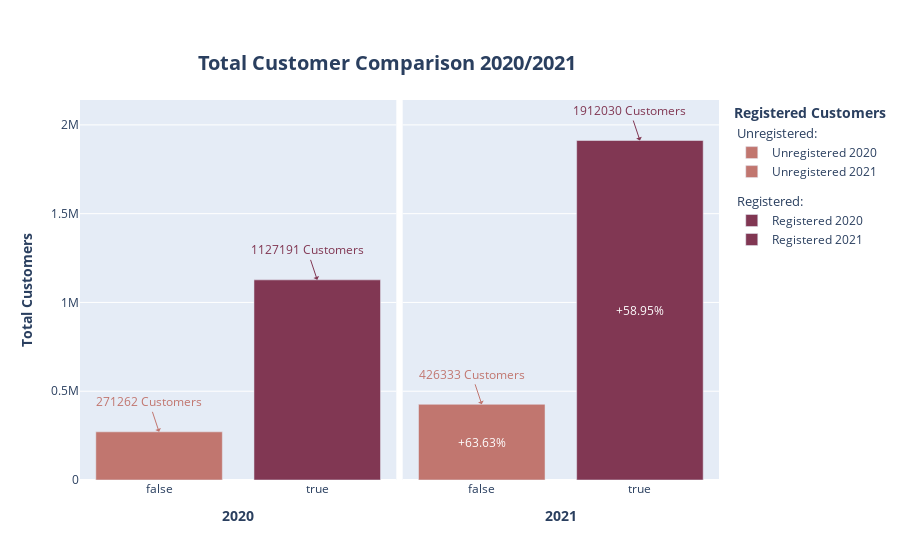

Write notebook code for a chart like this one.
### Code cell
fig_bar = make_subplots(rows= 1, cols= 2, shared_xaxes= True, shared_yaxes= True, horizontal_spacing= 0.01)

fig_bar.add_trace(
 go.Bar(
  x= df_bar_2020.loc[df_bar_2020.registered_customer == False].registered_customer,
  y= df_bar_2020.loc[df_bar_2020.registered_customer == False].total_customers,
  marker= dict(color= px.colors.sequential.Brwnyl[3]),
  name= "Unregistered 2020",
  legendgroup= "1",
  legendgrouptitle_text= "Unregistered:"
 ),
 row= 1,
 col= 1
)

fig_bar.add_trace(
 go.Bar(
  x= df_bar_2020.loc[df_bar_2020.registered_customer == True].registered_customer,
  y= df_bar_2020.loc[df_bar_2020.registered_customer == True].total_customers,
  marker= dict(color= px.colors.sequential.Brwnyl[5]),
  name= "Registered 2020",
  legendgroup= "2",
  legendgrouptitle_text= "Registered:"
 ),
 row= 1,
 col= 1
)

fig_bar.add_trace(
 go.Bar(
  x= df_bar_2021.loc[df_bar_2021.registered_customer == False].registered_customer,
  y= df_bar_2021.loc[df_bar_2021.registered_customer == False].total_customers,
  marker= dict(color= px.colors.sequential.Brwnyl[3]),
  name= "Unregistered 2021",
  legendgroup= "1",
  insidetextanchor= "middle",
  textfont= dict(color="white"),
  text= f"+{((df_bar_2020[df_bar_2020.registered_customer ==False].total_customers / df_bar_2021[df_bar_2021.registered_customer ==False].total_customers)*100).round(2)[0]}%"
 ),
 row= 1,
 col= 2
)

fig_bar.add_trace(
 go.Bar(
  x= df_bar_2021.loc[df_bar_2021.registered_customer == True].registered_customer,
  y= df_bar_2021.loc[df_bar_2021.registered_customer == True].total_customers,
  marker= dict(color= px.colors.sequential.Brwnyl[5]),
  name= "Registered 2021",
  legendgroup= "2",
  insidetextanchor= "middle",
  textfont= dict(color="white"),
  text= f"+{((df_bar_2020[df_bar_2020.registered_customer ==True].total_customers / df_bar_2021[df_bar_2021.registered_customer ==True].total_customers)*100).round(2)[1]}%"
 ),
 row= 1,
 col= 2
)

fig_bar.add_annotation(
 x= "false",
 y= df_bar_2020[df_bar_2020.registered_customer == False].total_customers.max(),
 arrowhead= 1,
 showarrow= True,
 arrowcolor= px.colors.sequential.Brwnyl[3],
 font= dict(size= 12, color= px.colors.sequential.Brwnyl[3]),
 text= f"{df_bar_2020[df_bar_2020.registered_customer == False].total_customers[0]} Customers",
 row= 1, col=1
)

fig_bar.add_annotation(
 x= "true",
 y= df_bar_2020[df_bar_2020.registered_customer == True].total_customers.max(),
 arrowhead= 1,
 showarrow= True,
 arrowcolor= px.colors.sequential.Brwnyl[5],
 font= dict(size= 12, color= px.colors.sequential.Brwnyl[5]),
 text= f"{df_bar_2020[df_bar_2020.registered_customer == True].total_customers[1]} Customers",
 row=1, col=1
)

fig_bar.add_annotation(
 x= "false",
 y= df_bar_2021[df_bar_2021.registered_customer == False].total_customers.max(),
 arrowhead= 1,
 showarrow= True,
 arrowcolor= px.colors.sequential.Brwnyl[3],
 font= dict(size= 12, color= px.colors.sequential.Brwnyl[3]),
 text= f"{df_bar_2021[df_bar_2021.registered_customer == False].total_customers[0]} Customers",
 col= 2, row=1
)

fig_bar.add_annotation(
 x= "true",
 y= df_bar_2021[df_bar_2021.registered_customer == True].total_customers.max(),
 arrowhead= 1,
 showarrow= True,
 arrowcolor= px.colors.sequential.Brwnyl[5],
 font= dict(size= 12, color= px.colors.sequential.Brwnyl[5]),
 text= f"{df_bar_2021[df_bar_2021.registered_customer == True].total_customers[1]} Customers",
 col=2,row= 1
)

fig_bar.update_layout(legend=dict(groupclick="toggleitem"),title= dict(text= "<b>Total Customer Comparison 2020/2021</b>", font_size= 20, xanchor= "center", yanchor= "top", y=0.9, x=0.43), legend_title_text = "<b>Registered Customers</b>",)
fig_bar.update_yaxes(title_text="<b>Total Customers</b>", secondary_y=False, col=1)
fig_bar.update_xaxes(title_text="<b>2020</b>", col= 1)
fig_bar.update_xaxes(title_text="<b>2021</b>", col= 2)
fig_bar.update_layout(uniformtext_minsize=8, uniformtext_mode='hide')
fig_bar.show()

### Figure 1 — Plotly figure (JSON) as saved in the notebook; plotly's stock layout.template omitted (floating-point values rounded to 4 significant figures)
{"data": [{"legendgroup": "1", "legendgrouptitle": {"text": "Unregistered:"}, "marker": {"color": "rgb(193, 118, 111)"}, "name": "Unregistered 2020", "type": "bar", "x": [false], "xaxis": "x", "y": [271262], "yaxis": "y"}, {"legendgroup": "2", "legendgrouptitle": {"text": "Registered:"}, "marker": {"color": "rgb(129, 55, 83)"}, "name": "Registered 2020", "type": "bar", "x": [true], "xaxis": "x", "y": [1127191], "yaxis": "y"}, {"insidetextanchor": "middle", "legendgroup": "1", "marker": {"color": "rgb(193, 118, 111)"}, "name": "Unregistered 2021", "text": "+63.63%", "textfont": {"color": "white"}, "type": "bar", "x": [false], "xaxis": "x2", "y": [426333], "yaxis": "y2"}, {"insidetextanchor": "middle", "legendgroup": "2", "marker": {"color": "rgb(129, 55, 83)"}, "name": "Registered 2021", "text": "+58.95%", "textfont": {"color": "white"}, "type": "bar", "x": [true], "xaxis": "x2", "y": [1912030], "yaxis": "y2"}], "layout": {"annotations": [{"arrowcolor": "rgb(193, 118, 111)", "arrowhead": 1, "font": {"color": "rgb(193, 118, 111)", "size": 12}, "showarrow": true, "text": "271262 Customers", "x": "false", "xref": "x", "y": 271262, "yref": "y"}, {"arrowcolor": "rgb(129, 55, 83)", "arrowhead": 1, "font": {"color": "rgb(129, 55, 83)", "size": 12}, "showarrow": true, "text": "1127191 Customers", "x": "true", "xref": "x", "y": 1127191, "yref": "y"}, {"arrowcolor": "rgb(193, 118, 111)", "arrowhead": 1, "font": {"color": "rgb(193, 118, 111)", "size": 12}, "showarrow": true, "text": "426333 Customers", "x": "false", "xref": "x2", "y": 426333, "yref": "y2"}, {"arrowcolor": "rgb(129, 55, 83)", "arrowhead": 1, "font": {"color": "rgb(129, 55, 83)", "size": 12}, "showarrow": true, "text": "1912030 Customers", "x": "true", "xref": "x2", "y": 1912030, "yref": "y2"}], "legend": {"groupclick": "toggleitem", "title": {"text": "<b>Registered Customers</b>"}}, "title": {"font": {"size": 20}, "text": "<b>Total Customer Comparison 2020/2021</b>", "x": 0.43, "xanchor": "center", "y": 0.9, "yanchor": "top"}, "uniformtext": {"minsize": 8, "mode": "hide"}, "xaxis": {"anchor": "y", "domain": [0, 0.495], "title": {"text": "<b>2020</b>"}}, "xaxis2": {"anchor": "y2", "domain": [0.505, 1], "title": {"text": "<b>2021</b>"}}, "yaxis": {"anchor": "x", "domain": [0, 1], "title": {"text": "<b>Total Customers</b>"}}, "yaxis2": {"anchor": "x2", "domain": [0, 1], "matches": "y", "showticklabels": false}}}
